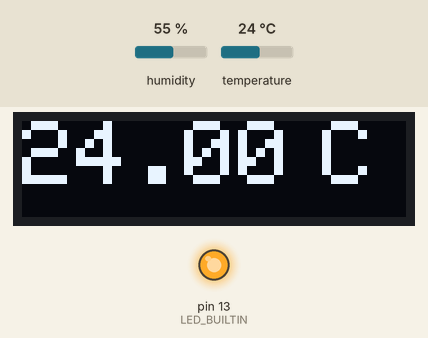
Simulated run of this sketch. Board: Arduino Uno, built with avr-gcc and run on an emulated ATmega328P. On the bench: 128×32 one-colour display, output pins drawn as LEDs (lit = HIGH). The test bench sets the inputs (shaded band); at power-on: humidity 55 %, temperature 24 °C.

Above: at 1.7 s.
1.8 s: humidity set to 22 %
At 3.9 s:
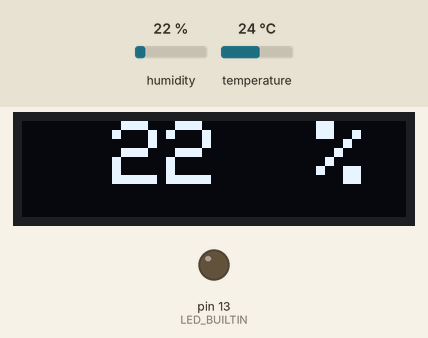
7.9 s: temperature set to 12 °C
At 9.7 s:
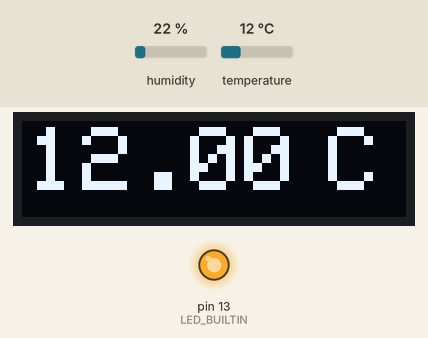
10.7 s: humidity set to 40 %
At 12.0 s:
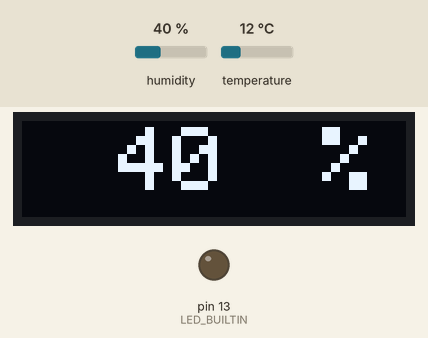
13.5 s: temperature set to 19 °C
At 17.8 s:
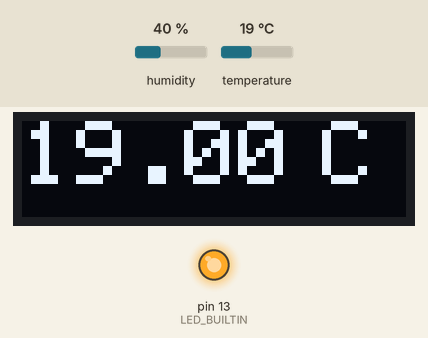
Timing chart, 0 to 19.5 s (numbered marks = the images above; inputs shaded):
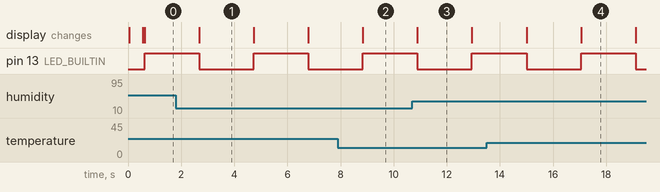

The sketch:

sht31_ssd1306_termogigrometer.ino
```cpp
#include <SPI.h>
#include <Wire.h>
#include <Adafruit_GFX.h>
#include <Adafruit_SSD1306.h>
#include "Adafruit_SHT31.h"
Adafruit_SHT31 sht31 = Adafruit_SHT31();

#define SCREEN_WIDTH 128 // OLED display width, in pixels
#define SCREEN_HEIGHT 32 // OLED display height, in pixels
#define OLED_RESET     -1 // Reset pin # (or -1 if sharing Arduino reset pin)
Adafruit_SSD1306 display(SCREEN_WIDTH, SCREEN_HEIGHT, &Wire, OLED_RESET);

#define NUMFLAKES     10 // Number of snowflakes in the animation example

#define LOGO_HEIGHT   16
#define LOGO_WIDTH    16
int start_coor = 0;
void setup() {
  Serial.begin(9600);
  pinMode(13, OUTPUT);
  delay(10);
  // put your setup code here, to run once:
  display.begin(SSD1306_SWITCHCAPVCC, 0x3C); // initialize with the I2C addr 0x3D (for the 128x64)
                     // this value is obtained by calibrating the scale with known weights; see the README for details
  display.clearDisplay();
  display.setTextSize(3);
  display.setTextColor(WHITE);
  display.setCursor(10, 8);
  display.print("111111");
  delay(500);
  display.display();
  display.display();
  sht31.begin(0x44);
}

void loop() {

  float t = sht31.readTemperature();
  int h = sht31.readHumidity();
  display.clearDisplay();
  display.setTextSize(3);
  display.setTextColor(WHITE);
    //display.setCursor(0, 0);
  //display.print("T: ");

  if (! isnan(t)) {  // check if 'is not a number'
      display.setCursor(start_coor, start_coor);
      display.print(t);
  } else {
      display.setCursor(start_coor, start_coor);
      display.print("Err");
  }
  display.setTextSize(3);
  display.setCursor(start_coor + 100, start_coor);
  display.print("C");
  display.display();
    digitalWrite(LED_BUILTIN, HIGH);   // turn the LED on (HIGH is the voltage level)
  delay(2000);                       // wait for a second
  t = sht31.readTemperature();
  h = sht31.readHumidity();
  display.clearDisplay();
  display.setTextSize(3);
  display.setTextColor(WHITE);
    //display.setCursor(0, 0);
  //display.print("T: ");

  display.setTextSize(3);
  if (! isnan(h)) {  // check if 'is not a number'
      display.setCursor(start_coor + 30, start_coor);
      display.print(h);
  } else {
      display.setCursor(start_coor + 30, start_coor);
      display.print("rr");
  }
    display.setCursor(start_coor + 80, start_coor);
  display.print(" %");
  //display.setCursor(40, 24);
  //display.print("Banya1");
  display.display();
  digitalWrite(LED_BUILTIN, LOW);    // turn the LED off by making the voltage LOW
  delay(2000);
    if(start_coor == 0){
    start_coor++;
    } else if(start_coor == 1) {
      start_coor++;
    }else if (start_coor == 2){
    start_coor++;
    }else if (start_coor == 3){
    start_coor = 0;
    }else {
      start_coor = 0;
    }
}
```

Measured:
- after the input at 7.9 s, the display: changes after 0.94 s (image 2)
- what the display in image 1 shows lasts 2.0 s, from 2.7 s to 4.7 s
